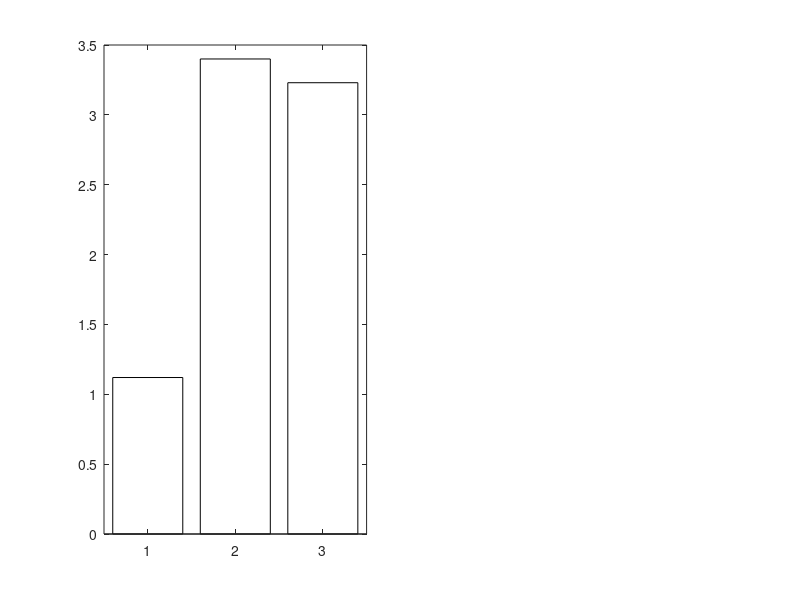

This figure's MATLAB source: (Note: this script raises an error after producing the figure.)
%% deliverable1_bandgap_comparison.m
% Bandgap energy and critical electric field of Si, GaN and SiC.
%
% Why this matters: "wide bandgap" refers to the energy gap of the
% semiconductor material. A wider gap and a higher critical field let a
% device block more voltage in a thinner layer and run hotter, which is
% why GaN and SiC suit high-voltage, high-efficiency power conversion.
%
% Values are literature values, not measurements from this project,
% taken from Table I of: M. Buffolo et al., "Review and outlook on GaN
% and SiC power devices," IEEE Trans. Electron Devices, vol. 71, no. 3,
% pp. 1344-1355, 2024 (4H-SiC polytype for silicon carbide).

clear; clc; close all;

materials = {'Si', 'GaN', 'SiC (4H)'};

% Bandgap energy, eV, room temperature [Buffolo et al., Table I]
bandgap_eV = [1.12, 3.40, 3.23];

% Critical (breakdown) electric field, MV/cm [Buffolo et al., Table I]
critical_field_MVcm = [0.3, 3.3, 2.5];

fprintf('--- Material property comparison (literature values, not measured) ---\n');
for i = 1:3
    fprintf('%-10s  Bandgap = %.2f eV   Critical field = %.1f MV/cm\n', ...
        materials{i}, bandgap_eV(i), critical_field_MVcm(i));
end

%% ---------------- Combined bar chart ----------------
figure('Color','w','Position',[100 100 900 450]);

subplot(1,2,1);
b1 = bar(bandgap_eV, 'FaceColor','flat');
b1.CData = [0.2 0.4 0.8; 0.85 0.2 0.2; 0.2 0.7 0.3];
set(gca, 'XTickLabel', materials);
ylabel('Bandgap Energy (eV)');
title('Bandgap Energy');
grid on;
for i = 1:3
    text(i, bandgap_eV(i)+0.08, sprintf('%.2f', bandgap_eV(i)), ...
        'HorizontalAlignment','center', 'FontWeight','bold');
end

subplot(1,2,2);
b2 = bar(critical_field_MVcm, 'FaceColor','flat');
b2.CData = [0.2 0.4 0.8; 0.85 0.2 0.2; 0.2 0.7 0.3];
set(gca, 'XTickLabel', materials);
ylabel('Critical Field (MV/cm)');
title('Breakdown Field Strength');
grid on;
for i = 1:3
    text(i, critical_field_MVcm(i)+0.1, sprintf('%.1f', critical_field_MVcm(i)), ...
        'HorizontalAlignment','center', 'FontWeight','bold');
end

sgtitle('Why Wide Bandgap: Material Properties Behind Si / GaN / SiC');

fprintf('\nTakeaway: GaN and SiC have roughly three times the bandgap of\n');
fprintf('silicon and about eight to eleven times its critical field. These\n');
fprintf('properties pay off in high-voltage, fast-switching power conversion.\n');
fprintf('In the low-voltage amplifier of this project they are not exercised.\n');
